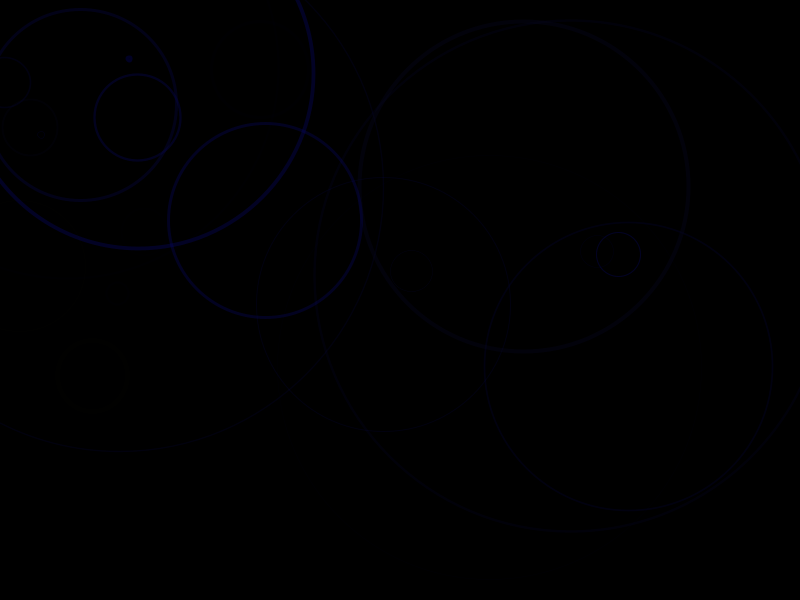
Frame 1 (no input)
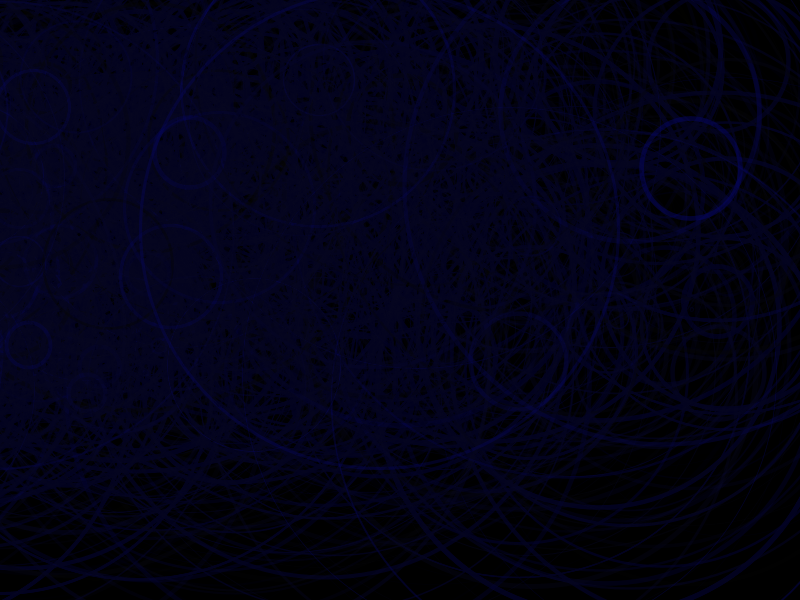
Frame 60 (the mouse pressed at the canvas centre just before this capture)
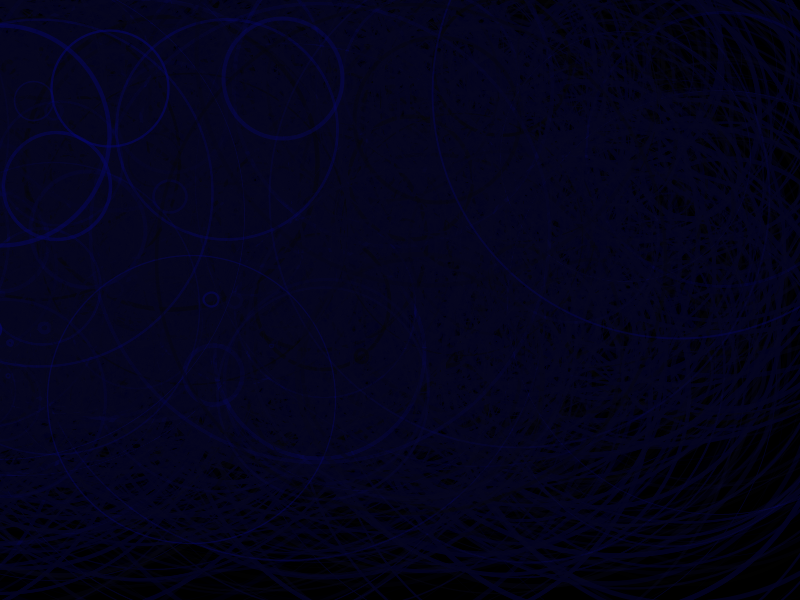
Frame 120 (the mouse held since frame 60 and released just before this capture)

The Processing sketch that drew these frames (run headless with seeded random() and noise(); from frame 60 on, the mouse is pressed at the canvas centre):

// Processing sketch: processing_47054
// ── processing_47054.pde

float a=0.0;
float inc = TWO_PI/25.0;
  float sz; 
void setup(){
  size(800,600);
  background(0);
  smooth();
  frameRate(24);

}
 
 
 
void draw(){
   
   noStroke();
    fill(0,0,0, 4);
    rect(0, 0, width, height);
    
  for (int i=0; i<width; i=i+20){
    strokeWeight(random(5));
    stroke(5, 5,random(127), random(127));
  sz = random(600);
   ellipse(i*sin(a),random(50,width/2), sz*sin(a), sz*sin(a));
    a = a + inc;
  }
   rotate (degrees(45));
}
